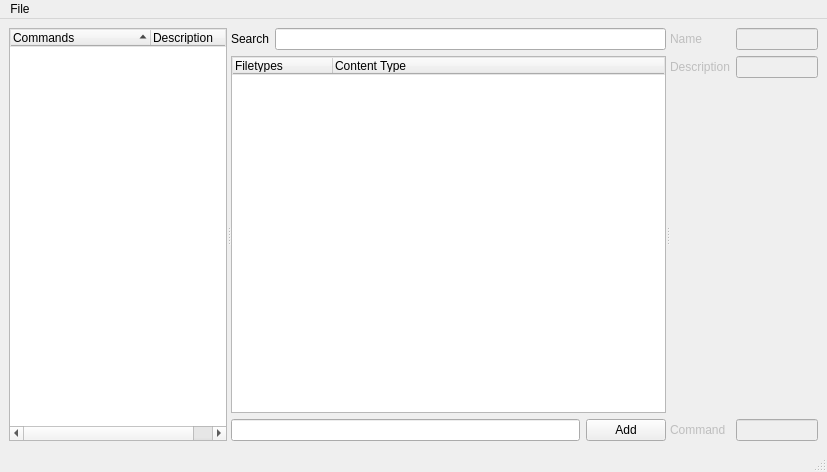
<?xml version="1.0" encoding="UTF-8"?>
<ui version="4.0">
 <class>MainWindow</class>
 <widget class="QMainWindow" name="MainWindow">
  <property name="geometry">
   <rect>
    <x>0</x>
    <y>0</y>
    <width>827</width>
    <height>472</height>
   </rect>
  </property>
  <property name="windowTitle">
   <string>MainWindow</string>
  </property>
  <property name="styleSheet">
   <string notr="true"/>
  </property>
  <widget class="QWidget" name="centralwidget">
   <property name="sizePolicy">
    <sizepolicy hsizetype="Maximum" vsizetype="Maximum">
     <horstretch>0</horstretch>
     <verstretch>0</verstretch>
    </sizepolicy>
   </property>
   <property name="autoFillBackground">
    <bool>true</bool>
   </property>
   <layout class="QGridLayout" name="gridLayout_3">
    <item row="0" column="0">
     <widget class="QSplitter" name="splitter">
      <property name="orientation">
       <enum>Qt::Horizontal</enum>
      </property>
      <widget class="QTreeWidget" name="treeWidget">
       <property name="sizePolicy">
        <sizepolicy hsizetype="Expanding" vsizetype="Expanding">
         <horstretch>25</horstretch>
         <verstretch>0</verstretch>
        </sizepolicy>
       </property>
       <property name="styleSheet">
        <string notr="true">QHeaderView {
	border: 1px solid #E5E5E5;
}

QTreeView::branch:has-siblings:!adjoins-item {
    border-image: url(:/images/images/vline.png) 0;
}

QTreeView::branch:has-siblings:adjoins-item {
    border-image: url(:/images/images/branch-more.png) 0;
}

QTreeView::branch:!has-children:!has-siblings:adjoins-item {
    border-image: url(:/images/images/branch-end.png) 0;
}

QTreeView::branch:has-children:!has-siblings:closed,
QTreeView::branch:closed:has-children:has-siblings {
        border-image: none;
        image: url(:/images/images/branch-closed.png);
}

QTreeView::branch:open:has-children:!has-siblings,
QTreeView::branch:open:has-children:has-siblings  {
        border-image: none;
        image: url(:/images/images/branch-open.png);
}</string>
       </property>
       <property name="dragEnabled">
        <bool>false</bool>
       </property>
       <property name="dragDropOverwriteMode">
        <bool>false</bool>
       </property>
       <property name="dragDropMode">
        <enum>QAbstractItemView::NoDragDrop</enum>
       </property>
       <property name="indentation">
        <number>18</number>
       </property>
       <property name="rootIsDecorated">
        <bool>true</bool>
       </property>
       <property name="sortingEnabled">
        <bool>true</bool>
       </property>
       <property name="animated">
        <bool>true</bool>
       </property>
       <property name="allColumnsShowFocus">
        <bool>true</bool>
       </property>
       <attribute name="headerCascadingSectionResizes">
        <bool>false</bool>
       </attribute>
       <attribute name="headerDefaultSectionSize">
        <number>140</number>
       </attribute>
       <attribute name="headerHighlightSections">
        <bool>false</bool>
       </attribute>
       <column>
        <property name="text">
         <string>Commands</string>
        </property>
       </column>
       <column>
        <property name="text">
         <string>Description</string>
        </property>
       </column>
      </widget>
      <widget class="QWidget" name="widget_2" native="true">
       <property name="sizePolicy">
        <sizepolicy hsizetype="Preferred" vsizetype="Preferred">
         <horstretch>50</horstretch>
         <verstretch>0</verstretch>
        </sizepolicy>
       </property>
       <layout class="QGridLayout" name="gridLayout">
        <item row="0" column="0">
         <layout class="QVBoxLayout" name="verticalLayout">
          <item>
           <layout class="QHBoxLayout" name="horizontalLayout">
            <item>
             <widget class="QLabel" name="label_4">
              <property name="text">
               <string>Search</string>
              </property>
             </widget>
            </item>
            <item>
             <widget class="QLineEdit" name="lineEdit_4"/>
            </item>
           </layout>
          </item>
          <item>
           <widget class="QTreeWidget" name="treeWidget_2">
            <property name="sizePolicy">
             <sizepolicy hsizetype="Expanding" vsizetype="Expanding">
              <horstretch>50</horstretch>
              <verstretch>0</verstretch>
             </sizepolicy>
            </property>
            <property name="styleSheet">
             <string notr="true">QHeaderView {
	border: 1px solid #E5E5E5;
}

QTreeView::branch:has-siblings:!adjoins-item {
    border-image: url(:/images/images/vline.png) 0;
}

QTreeView::branch:has-siblings:adjoins-item {
    border-image: url(:/images/images/branch-more.png) 0;
}

QTreeView::branch:!has-children:!has-siblings:adjoins-item {
    border-image: url(:/images/images/branch-end.png) 0;
}

QTreeView::branch:has-children:!has-siblings:closed,
QTreeView::branch:closed:has-children:has-siblings {
        border-image: none;
        image: url(:/images/images/branch-closed.png);
}

QTreeView::branch:open:has-children:!has-siblings,
QTreeView::branch:open:has-children:has-siblings  {
        border-image: none;
        image: url(:/images/images/branch-open.png);
}</string>
            </property>
            <property name="showDropIndicator" stdset="0">
             <bool>true</bool>
            </property>
            <property name="selectionMode">
             <enum>QAbstractItemView::ExtendedSelection</enum>
            </property>
            <property name="sortingEnabled">
             <bool>false</bool>
            </property>
            <column>
             <property name="text">
              <string>Filetypes</string>
             </property>
            </column>
            <column>
             <property name="text">
              <string>Content Type</string>
             </property>
            </column>
           </widget>
          </item>
          <item>
           <layout class="QHBoxLayout" name="horizontalLayout_2">
            <item>
             <widget class="QLineEdit" name="lineEdit_5"/>
            </item>
            <item>
             <widget class="QPushButton" name="pushButton">
              <property name="text">
               <string>Add</string>
              </property>
             </widget>
            </item>
           </layout>
          </item>
         </layout>
        </item>
       </layout>
      </widget>
      <widget class="QWidget" name="widget" native="true">
       <property name="sizePolicy">
        <sizepolicy hsizetype="Preferred" vsizetype="Preferred">
         <horstretch>25</horstretch>
         <verstretch>0</verstretch>
        </sizepolicy>
       </property>
       <layout class="QGridLayout" name="gridLayout_2">
        <item row="0" column="0">
         <layout class="QFormLayout" name="formLayout">
          <item row="0" column="0">
           <widget class="QLabel" name="label">
            <property name="enabled">
             <bool>false</bool>
            </property>
            <property name="text">
             <string>Name</string>
            </property>
           </widget>
          </item>
          <item row="0" column="1">
           <widget class="QLineEdit" name="lineEdit">
            <property name="enabled">
             <bool>false</bool>
            </property>
           </widget>
          </item>
          <item row="1" column="0">
           <widget class="QLabel" name="label_2">
            <property name="enabled">
             <bool>false</bool>
            </property>
            <property name="text">
             <string>Description</string>
            </property>
           </widget>
          </item>
          <item row="1" column="1">
           <widget class="QLineEdit" name="lineEdit_2">
            <property name="enabled">
             <bool>false</bool>
            </property>
           </widget>
          </item>
          <item row="3" column="0">
           <widget class="QLabel" name="label_3">
            <property name="enabled">
             <bool>false</bool>
            </property>
            <property name="text">
             <string>Command</string>
            </property>
           </widget>
          </item>
          <item row="3" column="1">
           <widget class="QLineEdit" name="lineEdit_3">
            <property name="enabled">
             <bool>false</bool>
            </property>
           </widget>
          </item>
          <item row="2" column="1">
           <spacer name="verticalSpacer">
            <property name="orientation">
             <enum>Qt::Vertical</enum>
            </property>
            <property name="sizeHint" stdset="0">
             <size>
              <width>20</width>
              <height>10</height>
             </size>
            </property>
           </spacer>
          </item>
         </layout>
        </item>
       </layout>
      </widget>
     </widget>
    </item>
   </layout>
  </widget>
  <widget class="QMenuBar" name="menubar">
   <property name="geometry">
    <rect>
     <x>0</x>
     <y>0</y>
     <width>827</width>
     <height>21</height>
    </rect>
   </property>
   <widget class="QMenu" name="menuFile">
    <property name="title">
     <string>File</string>
    </property>
    <addaction name="actionLoad"/>
    <addaction name="actionSave"/>
    <addaction name="separator"/>
    <addaction name="actionExit"/>
   </widget>
   <addaction name="menuFile"/>
  </widget>
  <widget class="QStatusBar" name="statusbar"/>
  <action name="actionLoad">
   <property name="text">
    <string>Load</string>
   </property>
  </action>
  <action name="actionSave">
   <property name="text">
    <string>Save</string>
   </property>
  </action>
  <action name="actionExit">
   <property name="text">
    <string>Exit</string>
   </property>
  </action>
 </widget>
 <resources>
  <include location="res.qrc"/>
 </resources>
 <connections/>
</ui>
